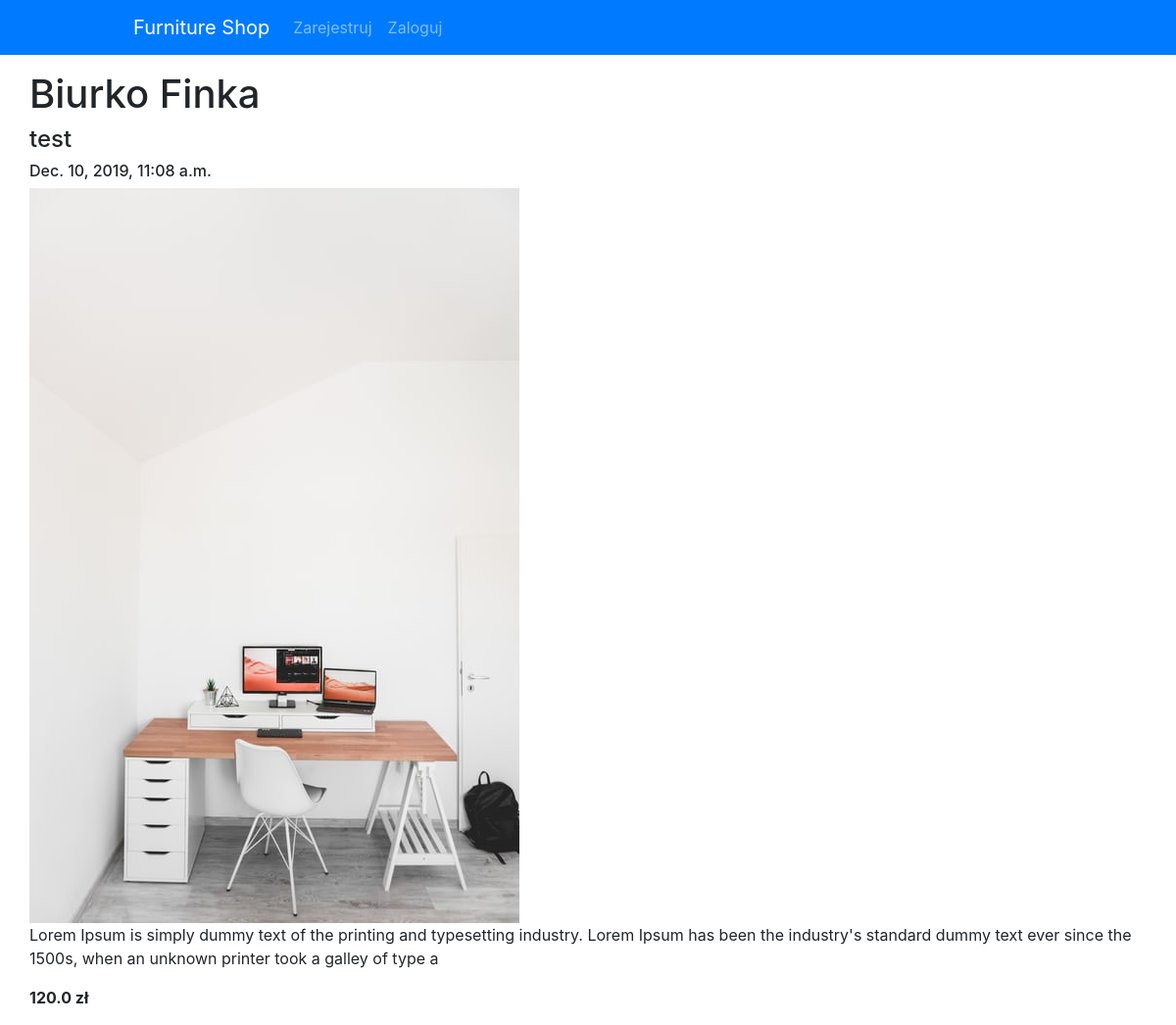
The app's page /product_detail/18/, older data.
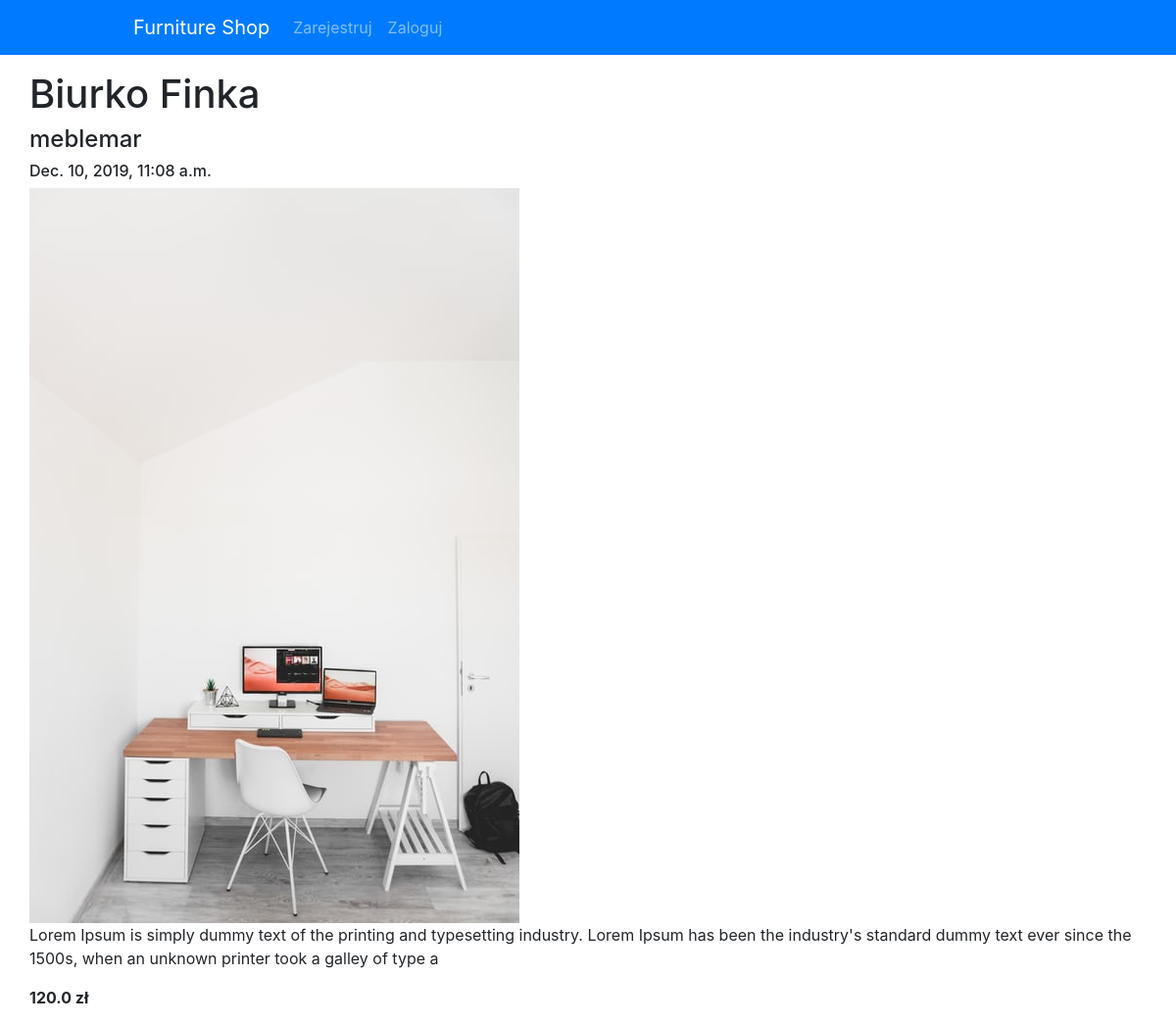
The same page, newer data.
### index/models.py (models this page shows, shortened)
class Product(models.Model):
    name = models.CharField(max_length=200)
    manufacturer = models.ForeignKey('auth.User', on_delete=models.CASCADE)
    description = models.CharField(max_length=200)
    created_date = models.DateTimeField(default=timezone.now)
    price = models.FloatField()
    photo = models.ImageField(upload_to = 'media/', max_length=255, null=True, blank=True)

### index/views.py (the view)
# urls.py: path('product_detail/<pk>/', views.product_detail, name='product_detail'),
def product_detail(request, pk):
    product = get_object_or_404(Product, pk=pk)
    return render(request, 'index/product_detail.html', {'product': product})

### index/templatetags/group_tag.py (called while the page is built)
@register.filter(name='group_tag')
def group_tag(user, group_name):
    group = Group.objects.get(name=group_name)
    return True if group in user.groups.all() else False

### index/templates/index/product_detail.html (shortened to what this page needs)
{% extends 'index/base.html' %}
{% load staticfiles %}
{% load group_tag %}
{% block content %}
<div class="product">
    <h1>{{ product.name }}</h1>
    <h4>{{ product.manufacturer }}</h4>
    <h6>
        <div class="date">
            {{ product.created_date }}
        </div>
    </h6>
    {% if product.photo %}
    <img src="{{ product.photo.url}}">
    {% endif %}
    <p>{{ product.description|linebreaksbr }}</p>
    <b>
        <p>{{ product.price|linebreaksbr }} zł</p>
    </b>
</div>
{% endblock %}

Row changes from the older to the newer data that the page shows:
changed Product "Biurko Finka": manufacturer "test" → "meblemar"
